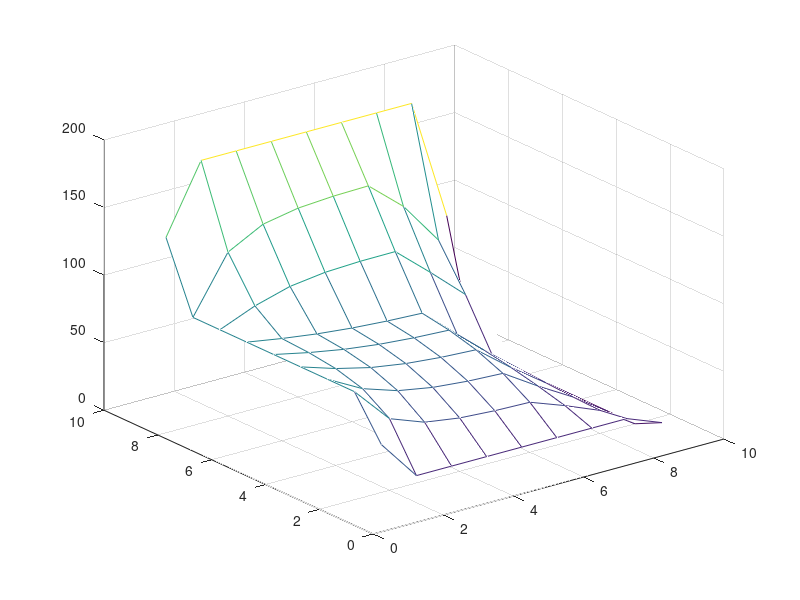

Reproduce this figure in MATLAB.
%Giai phuong trinh Laplace - PP lap:
clc;
clear all;

eps=1e-6;
h=0.5;
x=0:h:4;            y=0:h:4;
n=length(x);        m=length(y);  

omega=4/(2+sqrt(4-(cos(pi/(n-1))+cos(pi/(m-1)))^2));
u=zeros(n,m)
%dieu kien bien:
u(2:m-1,1)=80          
u(2:m-1,n)=0                     
u(m,2:n-1)=180        
u(1,2:n-1)=20
u(2:n-1,2:m-1)=70

t=1;
while (t>eps)
for j=2:n-1
    for i=2:m-1
        r(j,i)=(u(j+1,i)+u(j-1,i)+u(j,i-1)+u(j,i+1)-4*u(j,i))/4
        u(j,i)=u(j,i)+omega*r(j,i);
        t=r(j,i);  
    end
end
end

  u(1,1)=50;  
  u(1,n)=10;
  u(n,1)=130;
  u(n,n)=90;
 mesh(u)